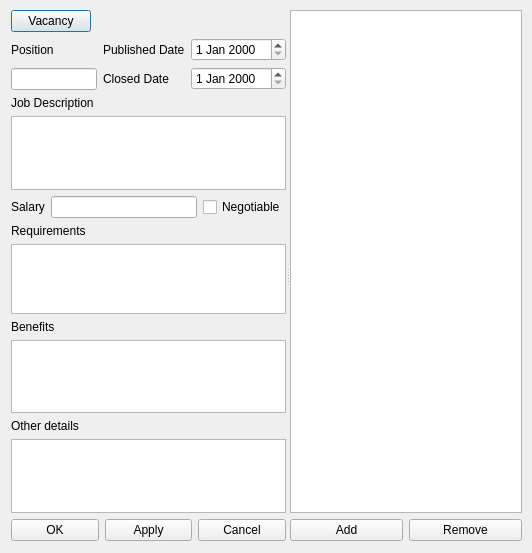
<?xml version="1.0" encoding="UTF-8"?>
<ui version="4.0">
 <class>Vacancy</class>
 <widget class="QDialog" name="Vacancy">
  <property name="geometry">
   <rect>
    <x>0</x>
    <y>0</y>
    <width>532</width>
    <height>553</height>
   </rect>
  </property>
  <property name="windowTitle">
   <string>Dialog</string>
  </property>
  <widget class="QSplitter" name="splitter">
   <property name="geometry">
    <rect>
     <x>11</x>
     <y>10</y>
     <width>511</width>
     <height>531</height>
    </rect>
   </property>
   <property name="orientation">
    <enum>Qt::Horizontal</enum>
   </property>
   <widget class="QWidget" name="">
    <layout class="QGridLayout" name="gridLayout_2">
     <item row="0" column="0">
      <widget class="QPushButton" name="button_reload">
       <property name="text">
        <string>Vacancy</string>
       </property>
      </widget>
     </item>
     <item row="1" column="0" colspan="2">
      <layout class="QVBoxLayout" name="verticalLayout">
       <item>
        <widget class="QLabel" name="label_pos">
         <property name="text">
          <string>Position</string>
         </property>
        </widget>
       </item>
       <item>
        <widget class="QLineEdit" name="edit_pos"/>
       </item>
      </layout>
     </item>
     <item row="1" column="2">
      <layout class="QVBoxLayout" name="verticalLayout_6">
       <item>
        <layout class="QHBoxLayout" name="horizontalLayout_2">
         <item>
          <widget class="QLabel" name="label_publish">
           <property name="text">
            <string>Published Date</string>
           </property>
          </widget>
         </item>
         <item>
          <widget class="QDateEdit" name="dateEdit_published"/>
         </item>
        </layout>
       </item>
       <item>
        <layout class="QHBoxLayout" name="horizontalLayout_3">
         <item>
          <widget class="QLabel" name="label_closed">
           <property name="text">
            <string>Closed Date</string>
           </property>
          </widget>
         </item>
         <item>
          <widget class="QDateEdit" name="dateEdit_closed"/>
         </item>
        </layout>
       </item>
      </layout>
     </item>
     <item row="2" column="0" colspan="3">
      <layout class="QVBoxLayout" name="verticalLayout_2">
       <item>
        <widget class="QLabel" name="label_desc">
         <property name="text">
          <string>Job Description</string>
         </property>
        </widget>
       </item>
       <item>
        <widget class="QTextEdit" name="textEdit_desc"/>
       </item>
      </layout>
     </item>
     <item row="3" column="0" colspan="3">
      <layout class="QGridLayout" name="gridLayout">
       <item row="0" column="0">
        <widget class="QLabel" name="label_salary">
         <property name="text">
          <string>Salary</string>
         </property>
        </widget>
       </item>
       <item row="0" column="1">
        <widget class="QLineEdit" name="edit_salary"/>
       </item>
       <item row="0" column="2">
        <widget class="QCheckBox" name="checkBox_nego">
         <property name="text">
          <string>Negotiable</string>
         </property>
        </widget>
       </item>
      </layout>
     </item>
     <item row="4" column="0" rowspan="2" colspan="3">
      <layout class="QVBoxLayout" name="verticalLayout_3">
       <item>
        <widget class="QLabel" name="label_req">
         <property name="text">
          <string>Requirements</string>
         </property>
        </widget>
       </item>
       <item>
        <widget class="QTextEdit" name="textEdit_req"/>
       </item>
      </layout>
     </item>
     <item row="6" column="0" colspan="3">
      <layout class="QVBoxLayout" name="verticalLayout_4">
       <item>
        <widget class="QLabel" name="label_benefit">
         <property name="text">
          <string>Benefits</string>
         </property>
        </widget>
       </item>
       <item>
        <widget class="QTextEdit" name="textEdit_bene"/>
       </item>
      </layout>
     </item>
     <item row="7" column="0" colspan="3">
      <layout class="QVBoxLayout" name="verticalLayout_5">
       <item>
        <widget class="QLabel" name="label_detail">
         <property name="text">
          <string>Other details</string>
         </property>
        </widget>
       </item>
       <item>
        <widget class="QTextEdit" name="textEdit_detail"/>
       </item>
       <item>
        <layout class="QHBoxLayout" name="horizontalLayout">
         <item>
          <widget class="QPushButton" name="button_addVacancy">
           <property name="text">
            <string>OK</string>
           </property>
          </widget>
         </item>
         <item>
          <widget class="QPushButton" name="button_apply">
           <property name="text">
            <string>Apply</string>
           </property>
          </widget>
         </item>
         <item>
          <widget class="QPushButton" name="button_back">
           <property name="text">
            <string>Cancel</string>
           </property>
          </widget>
         </item>
        </layout>
       </item>
      </layout>
     </item>
    </layout>
   </widget>
   <widget class="QWidget" name="layoutWidget_2">
    <layout class="QVBoxLayout" name="verticalLayout_7">
     <item>
      <widget class="QTableView" name="tableView_locations"/>
     </item>
     <item>
      <layout class="QHBoxLayout" name="horizontalLayout_4">
       <item>
        <widget class="QPushButton" name="button_addLocation">
         <property name="text">
          <string>Add</string>
         </property>
        </widget>
       </item>
       <item>
        <widget class="QPushButton" name="button_delLocation">
         <property name="text">
          <string>Remove</string>
         </property>
        </widget>
       </item>
      </layout>
     </item>
    </layout>
   </widget>
  </widget>
 </widget>
 <resources/>
 <connections/>
</ui>
